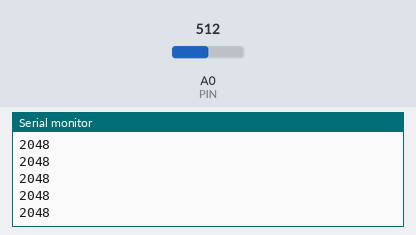
The sketch below on a simulated Arduino Zero (SAMD21). Parts: the last lines printed to the serial monitor. The test bench sets the inputs (shaded band); at power-on: A0 (PIN) = 512 (analog values on the 0–1023 scale).

Above: at 1.2 s.
1.3 s: A0 (PIN) set to 716
At 1.31 s:
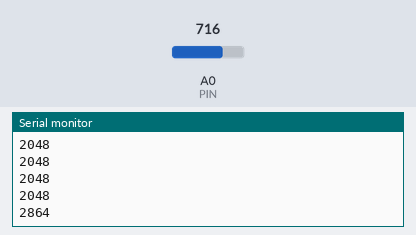
2.8 s: A0 (PIN) set to 900
At 2.81 s:
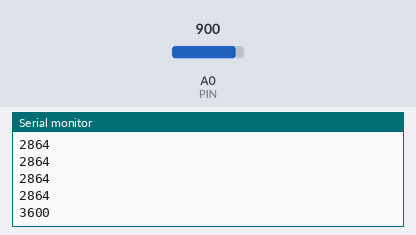
Timing chart, 0 to 5.8 s (numbered marks = the images above; inputs shaded):
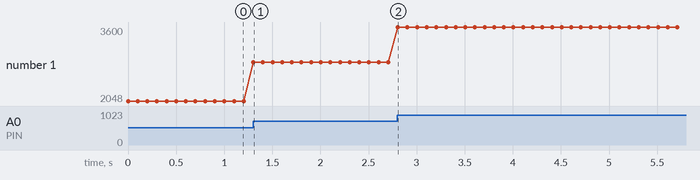

The sketch:

Photoresistor.ino
```cpp
// Wire one leg of photoresistor to VCC
// other leg to ground with 10kΩ resistor and to pin A0
#define PIN A0

void setup() {
  Serial.begin(9600);
  pinMode(PIN, INPUT);
  analogReadResolution(12);
}

void loop() {
  Serial.println(analogRead(PIN));
  delay(100);
}
```

Measured:
- after the input at 1.3 s, the serial monitor: prints a new line at once (image 1)
- after the input at 2.8 s, the serial monitor: prints a new line at once (image 2)
- plotted number 1: 2048 → 2864 after the input at 1.3 s, 2864 → 3600 after the input at 2.8 s
